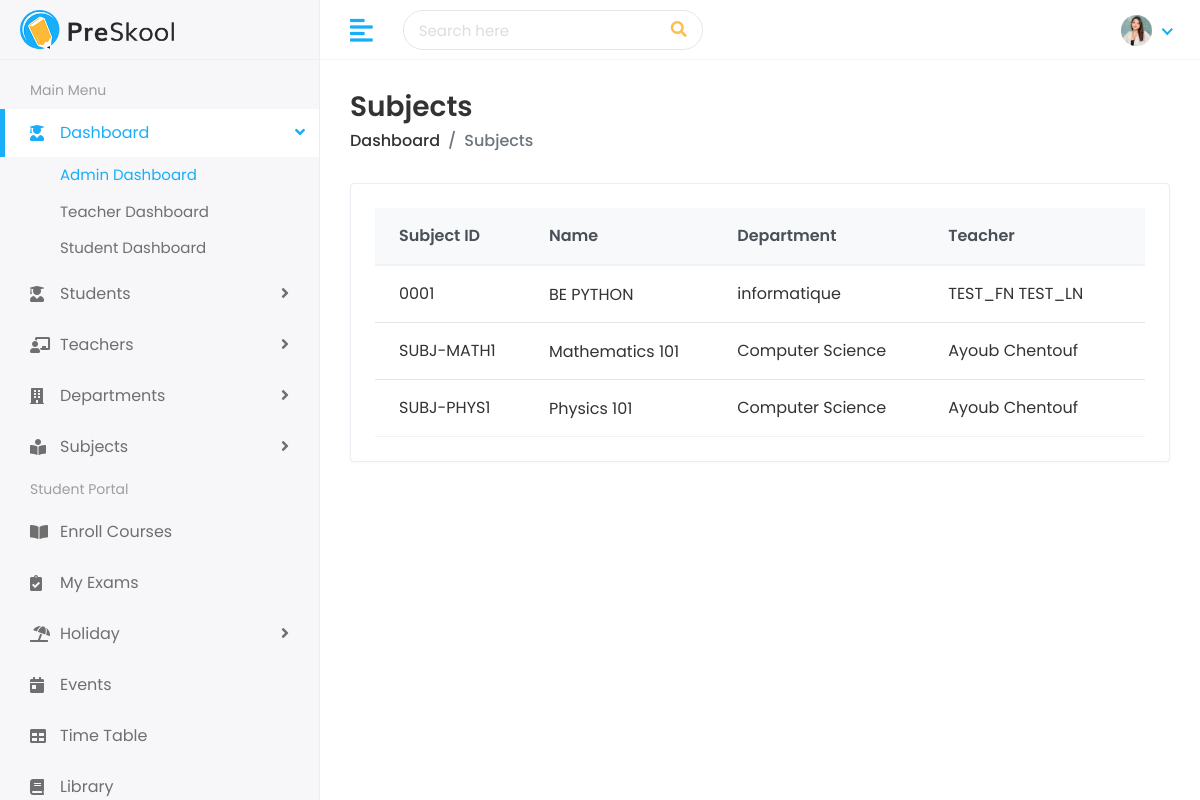
/subjects/list/ (signed in), run on the app's committed database.
### subjects/models.py (models this page shows, shortened)
class Subject(models.Model):
    subject_id = models.CharField(max_length=20, unique=True)
    name = models.CharField(max_length=100)
    department = models.ForeignKey(
        Department,
        on_delete=models.CASCADE,
        related_name='subjects'
    )
    teacher = models.ForeignKey(
        Teacher,
        on_delete=models.SET_NULL,
        null=True,
        related_name='taught_subjects'
    )

### faculty/models.py (models this page shows, shortened)
class Department(models.Model):
    department_id = models.CharField(max_length=20, unique=True)
    name = models.CharField(max_length=100)
    head_of_department = models.CharField(max_length=100, blank=True)
    start_year = models.IntegerField()
    students_capacity = models.IntegerField()

class Teacher(models.Model):
    first_name = models.CharField(max_length=100)
    last_name = models.CharField(max_length=100)
    teacher_id = models.CharField(max_length=20, unique=True)
    gender = models.CharField(max_length=10, choices=[('Male', 'Male'), ('Female', 'Female')])
    date_of_birth = models.DateField()
    joining_date = models.DateField()
    mobile_number = models.CharField(max_length=15)
    experience = models.CharField(max_length=50, blank=True)
    avatar = models.ImageField(upload_to='teachers/', blank=True)
    department = models.ForeignKey(Department, on_delete=models.SET_NULL, null=True, related_name='teachers')
    email = models.EmailField(max_length=100, blank=True)
    address = models.TextField(blank=True)

### subjects/views.py (the view)
# urls.py: path('list/', views.subject_list, name='subject_list'),
@login_required
def subject_list(request):
    subjects = Subject.objects.all()
    return render(request, 'subjects/subjects.html', {'subjects': subjects})

### templates/subjects/subjects.html (shortened to what this page needs)
{% extends 'Home/base.html' %}
{% block body %}
<div class="page-wrapper">
    <div class="content container-fluid">
        <div class="page-header">
            <div class="row align-items-center">
                <div class="col">
                    <h3 class="page-title">Subjects</h3>
                    <ul class="breadcrumb">
                        <li class="breadcrumb-item"><a href="{% url 'index' %}">Dashboard</a></li>
                        <li class="breadcrumb-item active">Subjects</li>
                    </ul>
                </div>
            </div>
        </div>
        <div class="row">
            <div class="col-sm-12">
                <div class="card card-table">
                    <div class="card-body">
                        <div class="table-responsive">
                            <table class="table table-hover table-center mb-0">
                                <thead class="thead-light">
                                    <tr>
                                        <th>Subject ID</th>
                                        <th>Name</th>
                                        <th>Department</th>
                                        <th>Teacher</th>
                                    </tr>
                                </thead>
                                <tbody>
                                    {% for subject in subjects %}
                                    <tr>
                                        <td>{{ subject.subject_id }}</td>
                                        <td>
                                            <h2><a>{{ subject.name }}</a></h2>
                                        </td>
                                        <td>{{ subject.department.name }}</td>
                                        <td>{{ subject.teacher.first_name }} {{ subject.teacher.last_name }}</td>
                                    </tr>
                                    {% empty %}
                                    <tr>
                                        <td colspan="5" class="text-center">No subjects found. Time to add some!</td>
                                    </tr>
                                    {% endfor %}
                                </tbody>
                            </table>
                        </div>
                    </div>
                </div>
            </div>
        </div>
    </div>
</div>
{% endblock %}

### static/assets/css/style.css (style rules this page uses)
html { height: 100%; }
body { background-color: #fff; color: #333; font-family: 'Poppins', sans-serif; font-size: 1rem; height: 100%; line-height: 1.5; overflow-x: hidden; }
h1, h2, h3, h4, h5, h6 { font-family: 'Poppins', sans-serif; margin-top: 0; }
a { color: #009ce7; }
input, button, a { transition: all 0.4s ease; -moz-transition: all 0.4s ease; -o-transition: all 0.4s ease; -ms-transition: all 0.4s ease; -webkit-transition: all 0.4s ease; }
ul, ol { padding: 0px; list-style: none; }
.table { color: #333; max-width: 100%; margin-bottom: 0; width: 100%; }
table.table td h2 { display: inline-block; font-size: inherit; font-weight: 400; margin: 0; padding: 0; vertical-align: middle; }
table.table td h2 a { color: #333; }
.table thead tr th { font-weight: 600; }
.table tbody tr { border-bottom: 1px solid rgba(0, 0, 0, 0.05); }
.table.table-center td, .table.table-center th { vertical-align: middle; }
.card-table .card-body .table > thead > tr > th { border-top: 0; }
.card-table .card-body .table tr td:first-child, .card-table .card-body .table tr th:first-child { padding-left: 1.5rem; }
.card-table .card-body .table tr td:last-child, .card-table .card-body .table tr th:last-child { padding-right: 1.5rem; }
.card-table .table td, .card-table .table th { border-top: 1px solid #e2e5e8; padding: 1rem 0.75rem; white-space: nowrap; }
.table .thead-light th { color: #495057; background-color: #f8f9fa; border-color: #eff2f7; }
.card { border: 1px solid #ececf5; box-shadow: 0 1px 3px 0 rgba(0, 0, 0, 0.03); margin-bottom: 1.875rem; }
.card-body { padding: 1.5rem; }
.page-wrapper { margin-left: 320px; padding-top: 60px; position: relative; transition: all 0.4s ease; }
.page-wrapper > .content { padding: 1.875rem 1.875rem 0; }
.page-header { margin-bottom: 1.875rem; }
.page-header .breadcrumb { background-color: transparent; color: #6c757d; font-size: 1rem; font-weight: 500; margin-bottom: 0; padding: 0; }
.page-header .breadcrumb a { color: #333; }
.page-title { font-size: 28px; font-weight: 600; color: #333; margin-bottom: 5px; }

### data on the page
Subject: subject_id "0001", name "BE PYTHON", department.name "informatique", teacher.first_name "TEST_FN", teacher.last_name "TEST_LN"
Subject: subject_id "SUBJ-MATH1", name "Mathematics 101", department.name "Computer Science", teacher.first_name "Ayoub", teacher.last_name "Chentouf"
Subject: subject_id "SUBJ-PHYS1", name "Physics 101", department.name "Computer Science", teacher.first_name "Ayoub", teacher.last_name "Chentouf"
